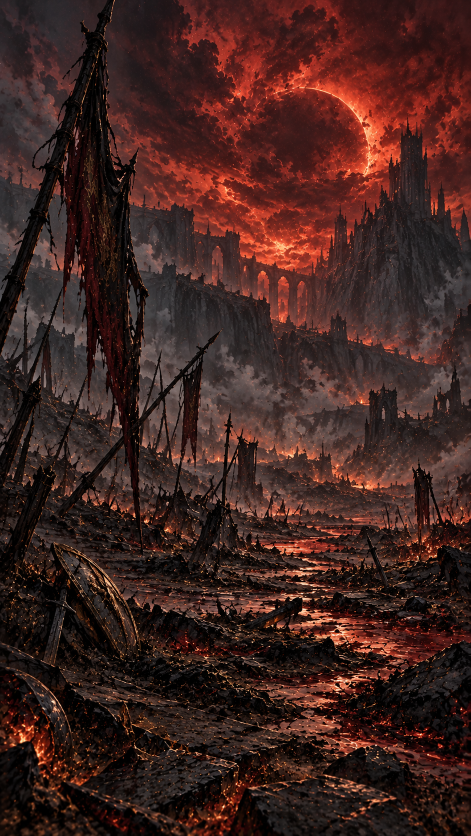
#> input picture videos/elden-ring-marika-90s/assets/art/bg-battlefield.png, 941 x 1672 px, given in place of marika-hammer.png, which was not available (shown at 1/2 size)
$ python prep_art.py
#> lines starting #> are read from the running program, lines starting #| are printed output that depends on the picture; after the words box and inside, x2 and y2 are one past the last pixel; in counts of white or black regions, pixels touching at a corner belong together; pictures that were not available may be replaced by others from this repository, and a replacement may not be noted
#> in decheck, im is the input picture: PIL image 941x1672 RGB; mean R, G, B 65, 36.4, 32
"""Siapkan aset Gemini: hapus pola kotak-kotak 'transparan' palsu -> PNG alpha sungguhan; latar 9:16 disalin apa adanya."""
import numpy as np, shutil, os
from PIL import Image, ImageFilter
from collections import deque
from scipy import ndimage as ndi

SRC, OUT = "assets/art/src/", "assets/art/"
CHARS = ["marika-hammer", "godwyn", "ranni", "two-fingers", "tarnished", "elden-ring"]
BGS = ["erdtree-crown", "erdtree-trunk", "erdtree-roots", "bg-hall", "bg-night", "bg-moon", "bg-battlefield"]

def levels(a):
    h, w, _ = a.shape; band = np.concatenate([a[:14].reshape(-1, 3), a[-14:].reshape(-1, 3), a[:, :14].reshape(-1, 3), a[:, -14:].reshape(-1, 3)])
#> after `h, w, _ = a.shape`: h = 1672; w = 941
    band = band[(band.max(1) - band.min(1)) <= 10]; g = band.mean(1)
    hist, edges = np.histogram(g, bins=64, range=(0, 256)); order = np.argsort(hist)[::-1]
#> after `hist, edges = np.histogram(g, bins=64, range=(0, 256))`: hist = 64 values, max 5053 at index 0, min 0 at index 28, mean 492.8; edges = 65 values from 0 to 256
#> after `order = np.argsort(hist)[::-1]`: order = 64 values, max 63 at index 28, min 0 at index 0, mean 31.5
    L1 = edges[order[0]] + 2; L2 = None
#> after `L1 = edges[order[0]] + 2`: L1 = 2
    for o in order[1:]:
        c = edges[o] + 2
        if abs(c - L1) >= 30: L2 = c; break
#> this loop made 3 passes
#> (o, c, L2) on pass 3: (10, 42, 42)
#> c on passes 1 to 2: 6, 10
    return (max(L1, L2), min(L1, L2)) if L2 is not None else (L1, L1 - 60)

def decheck(name):
    im = Image.open(SRC + name + ".png").convert("RGB"); a = np.array(im).astype(np.int16)
    hi, lo = levels(a); g = a.mean(2)
#> after `hi, lo = levels(a)`: hi = 42; lo = 2
#> after `g = a.mean(2)`:
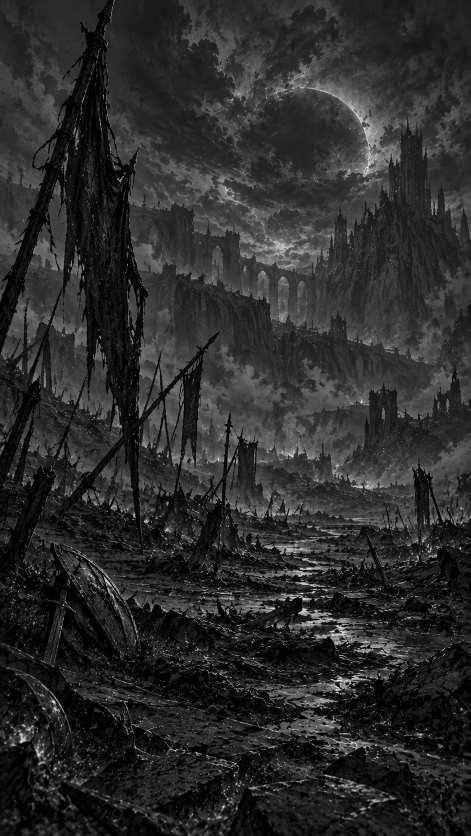
#> g: shape (1672, 941) float64 (shown at 1/2 size); min 0, max 255, mean 44.4
    neutral = (a.max(2) - a.min(2)) <= 10
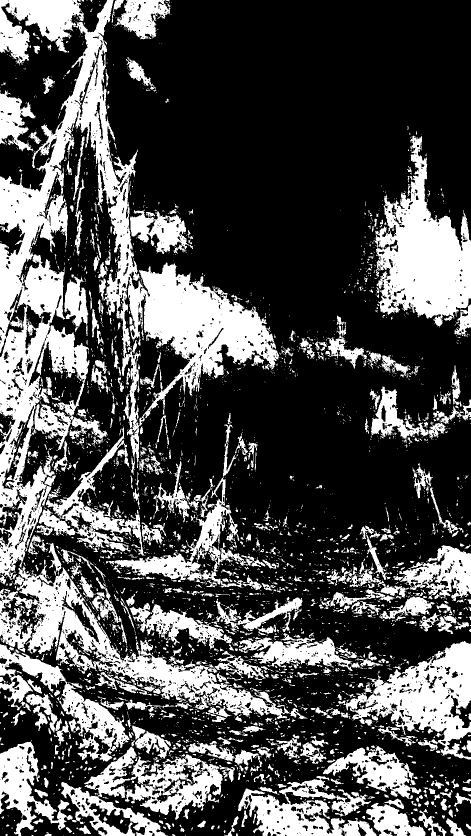
#> neutral: shape (1672, 941) bool (shown at 1/2 size); 30.8% white; 3770 white regions (3120 under 20 px), largest, box (x1, y1, x2, y2) and area: (0, 0, 559, 1169) 145560, (0, 1085, 615, 1438) 37604, (749, 271, 941, 655) 37029
    cand = neutral & (g >= lo - 14) & (g <= hi + 14)
#> cand: shape (1672, 941) bool; 28.4% white; 3946 white regions (3251 under 20 px), largest, box (x1, y1, x2, y2) and area: (0, 0, 559, 1169) 113305, (0, 1086, 615, 1438) 37416, (750, 271, 941, 637) 29053
    lab, n = ndi.label(cand)
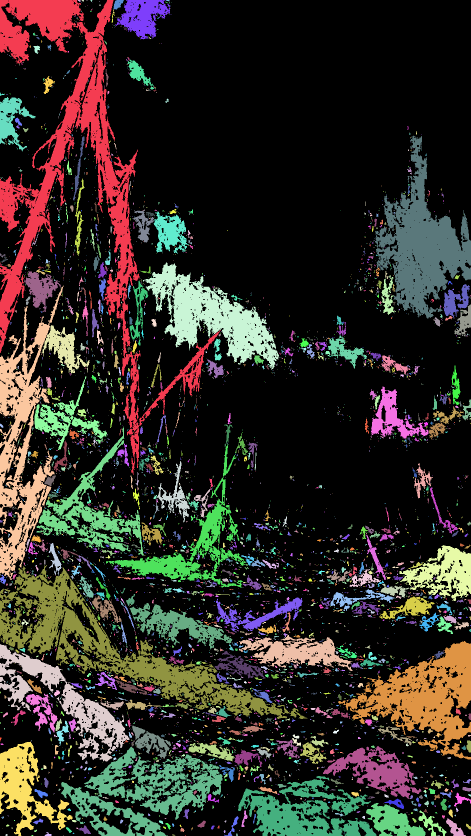
#> lab: shape (1672, 941) int32 (shown at 1/2 size); 5533 distinct labels, from 0 to 5532; one colour per label, 0 black
#> n = 5532
    h, w = cand.shape
#> h = 1672; w = 941
    border = set(np.unique(np.concatenate([lab[0], lab[-1], lab[:, 0], lab[:, -1]]))) - {0}
#> border = 65 items
    bg = np.isin(lab, list(border))
#> bg: shape (1672, 941) bool; 16.4% white; 61 white regions (29 under 20 px), largest, box (x1, y1, x2, y2) and area: (0, 0, 441, 950) 59869, (0, 1130, 615, 1438) 35881, (750, 271, 941, 637) 28866
    # kantong tertutup: hapus bila berisi pola kotak-kotak (kedua level hadir, hampir semuanya dalam rentang)
    idx = [k for k in range(1, n + 1) if k not in border]
#> idx = 5467 values from 9 to 5528
    if idx:
        sizes = ndi.sum(cand, lab, idx)
#> sizes = 5467 values, max 21544 at index 704, min 1 at index 1, mean 34.57
        for k, sz in zip(idx, sizes):
            if sz < 25: continue
            m = lab == k; gm = g[m]
            has_hi = (np.abs(gm - hi) <= 12).mean() >= 0.08; has_lo = (np.abs(gm - lo) <= 12).mean() >= 0.08
            if has_hi and has_lo: bg |= m
#> this loop made 5467 passes
#> sz on passes 1 to 3: 2, 1, 1
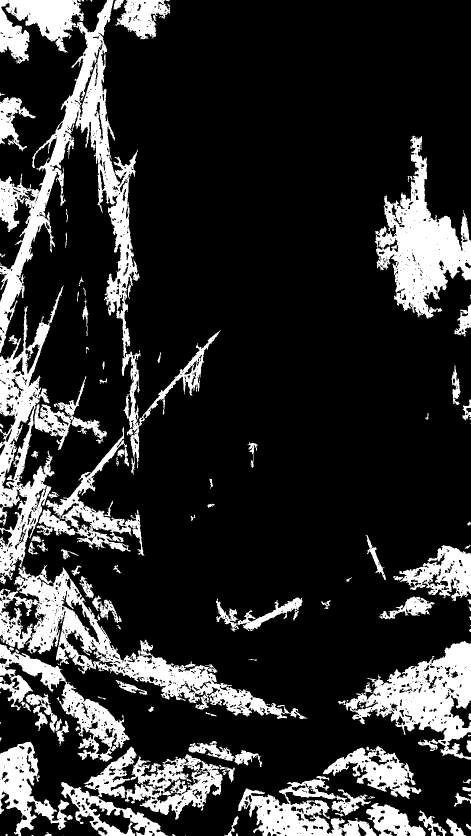
#> bg: shape (1672, 941) bool (shown at 1/2 size); 19% white; 113 white regions (29 under 20 px), largest, box (x1, y1, x2, y2) and area: (0, 0, 441, 950) 59958, (0, 1130, 615, 1438) 35881, (750, 271, 941, 637) 28866
    alpha = (~bg).astype(np.uint8) * 255
    lab2, n2 = ndi.label(alpha > 0)
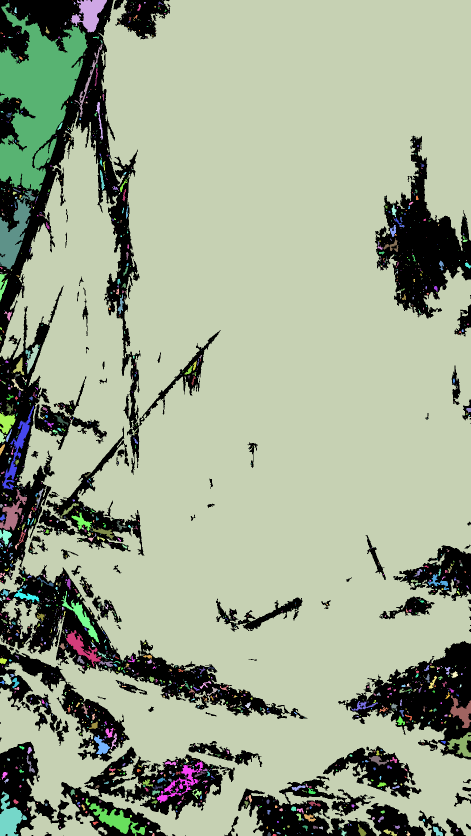
#> lab2: shape (1672, 941) int32 (shown at 1/2 size); 2171 distinct labels, from 0 to 2170; one colour per label, 0 black
#> n2 = 2170
    if n2 > 1:
        s2 = ndi.sum(alpha > 0, lab2, range(1, n2 + 1)); keep = np.isin(lab2, [i + 1 for i, s in enumerate(s2) if s >= 0.002 * h * w])
#> after `s2 = ndi.sum(alpha > 0, lab2, range(1, n2 + 1))`: s2 = 2170 values, max 1185077 at index 2, min 1 at index 0, mean 587.3
#> after `keep = np.isin(lab2, [i + 1 for i, s in enumerate(s2) if s >= 0.002 * `: keep: shape (1672, 941) bool; 77.8% white; 100 black regions (19 under 20 px), largest, box (x1, y1, x2, y2) and area: (0, 0, 441, 950) 67235, (0, 1130, 615, 1438) 43564, (0, 571, 127, 1169) 31989
        alpha = np.where(keep, alpha, 0).astype(np.uint8)
    al = Image.fromarray(alpha).filter(ImageFilter.MinFilter(3)).filter(ImageFilter.GaussianBlur(0.8))
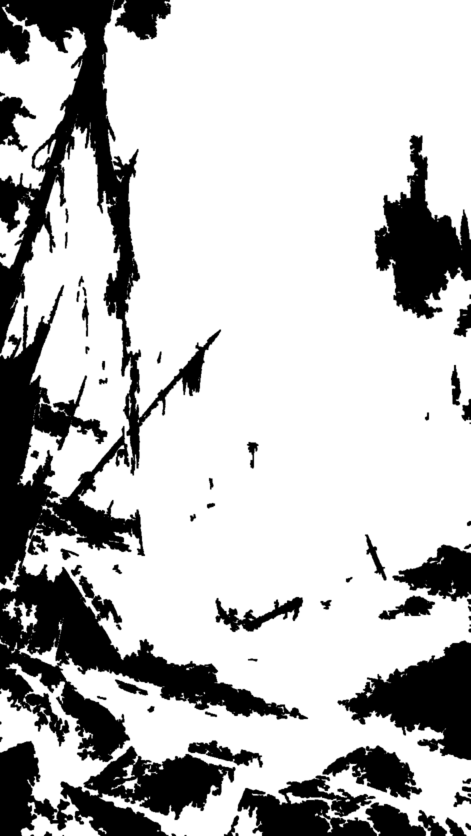
#> al: PIL image 941x1672 L (shown at 1/2 size); min 0, max 255, mean 190.1
    out = im.convert("RGBA"); out.putalpha(al)
#> after `out.putalpha(al)`:
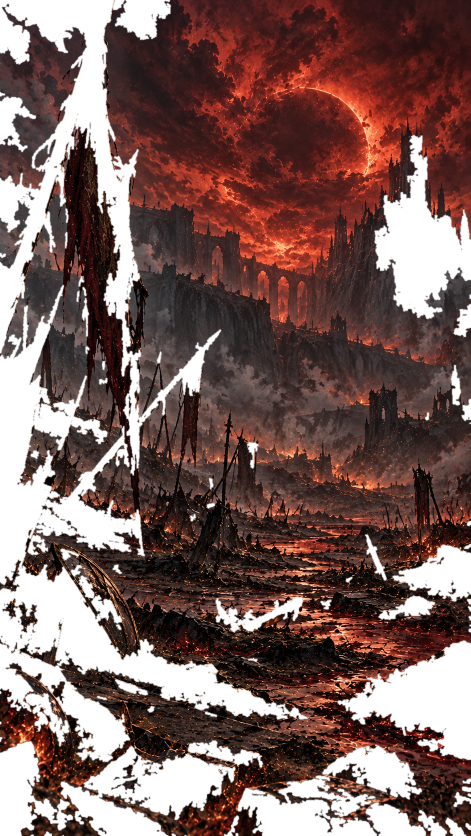
#> out: PIL image 941x1672 RGBA (shown at 1/2 size); mean R, G, B, A 65, 36.4, 32, 190.1; transparent parts drawn white
    ys, xs = np.where(np.array(al) > 8); out = out.crop((xs.min(), ys.min(), xs.max() + 1, ys.max() + 1))
    out.save(OUT + name + ".png")
    return out.size, (round(float(hi)), round(float(lo)))

for n in CHARS: print(n, decheck(n))
#> pass 2 of the loop `for n in CHARS: print(n, decheck(n))`:
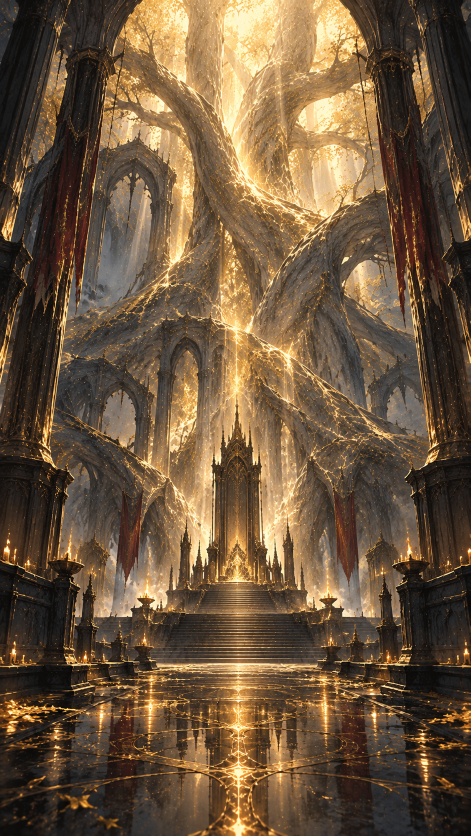
#> input picture videos/elden-ring-marika-90s/assets/art/bg-hall.png, 941 x 1672 px, given in place of godwyn.png, which was not available (shown at 1/2 size)
#> in decheck, im is the input picture: PIL image 941x1672 RGB; mean R, G, B 109, 86.5, 61.6
#> the loop in levels (call 2), `for o in order[1:]:` made 10 passes
#> (o, c, L2) on pass 10: (13, 54, 54)
#> hi = 54; lo = 22
#> neutral: shape (1672, 941) bool; 18.6% white; 2520 white regions (2133 under 20 px), largest, box (x1, y1, x2, y2) and area: (0, 0, 134, 347) 23916, (827, 0, 941, 328) 19106, (0, 240, 134, 670) 18588
#> cand: shape (1672, 941) bool; 16.9% white; 2499 white regions (2126 under 20 px), largest, box (x1, y1, x2, y2) and area: (0, 0, 134, 347) 23864, (827, 0, 941, 328) 19105, (0, 240, 134, 670) 17854
#> lab: shape (1672, 941) int32; 3375 distinct labels, from 0 to 3374
#> n = 3374
#> border = 50 items
#> idx = 3324 values from 10 to 3373
#> sizes = 3324 values, max 7785 at index 1308, min 1 at index 5, mean 28.51
#> the loop in decheck (call 2), `for k, sz in zip(idx, sizes):` made 3324 passes
#> sz on passes 1 to 3: 8, 9, 6
#> after the loop in decheck (call 2), `for k, sz in zip(idx, sizes):`:
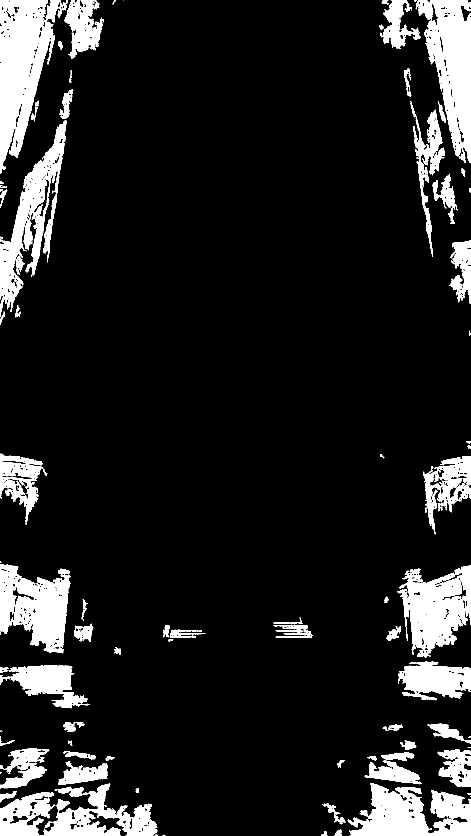
#> bg: shape (1672, 941) bool (shown at 1/2 size); 12.1% white; 87 white regions (15 under 20 px), largest, box (x1, y1, x2, y2) and area: (0, 0, 134, 347) 23853, (831, 0, 941, 326) 19064, (0, 1567, 315, 1672) 16705
#> lab2: shape (1672, 941) int32; 944 distinct labels, from 0 to 943
#> n2 = 943
#> s2 = 943 values, max 1367578 at index 2, min 1 at index 3, mean 1465.9
#> keep: shape (1672, 941) bool; 86.9% white; 86 black regions (14 under 20 px), largest, box (x1, y1, x2, y2) and area: (0, 0, 134, 347) 25156, (831, 0, 941, 326) 20287, (0, 1567, 315, 1672) 19446
#> in decheck (call 2), `out.putalpha(al)`:
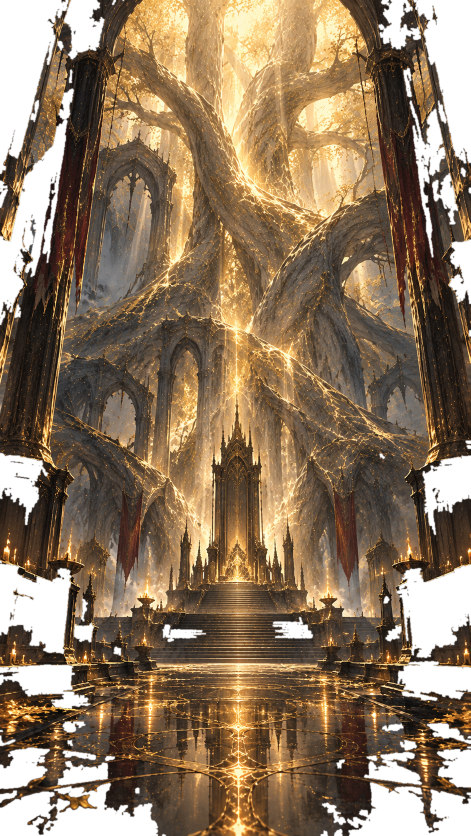
#> out: PIL image 941x1672 RGBA (shown at 1/2 size); mean R, G, B, A 109, 86.5, 61.6, 217.4; transparent parts drawn white
#> (the run stopped early here; a loop or call above may not have finished)
